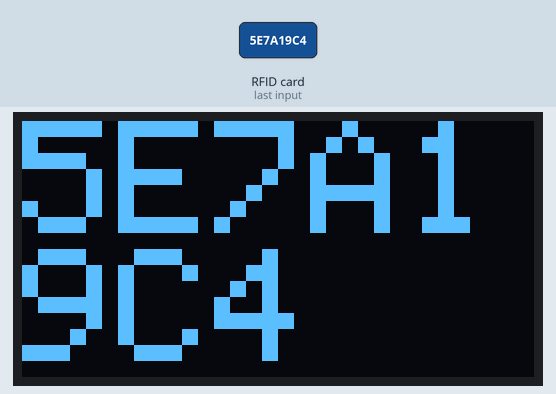
A sketch run on a simulated Arduino Mega 2560, built with avr-gcc and run on an emulated ATmega2560. Shown: 128×64 one-colour display. The inputs (shaded band) are chosen by the test bench. The local clock reads 2024-03-15 10:24:30 at power-on unless the sketch sets it; storage starts empty; what the sketch prints to the serial monitor is not drawn.

1.4 s: RFID card 5E 7A 19 C4 held to the reader
Above: at 2.6 s.
Timing chart, 0 to 4.4 s (numbered marks = the images above; inputs shaded):
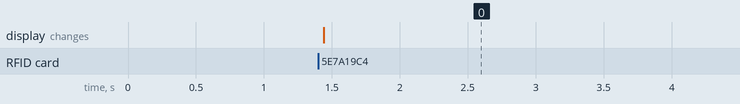

The sketch:

CMA_cardInit_IndexingCards.ino
```cpp
#include <SPI.h>
#include <MFRC522.h>
#include <SD.h>
#include <Wire.h>
#include <Adafruit_GFX.h>
#include <Adafruit_SSD1306.h>
#include "RTClib.h"
#include <EDB.h>


#define RST_PIN_rc522         48           // Configurable, see typical pin layout
#define SS_PIN_rc522          53         // Configurable, see typical pin layout

MFRC522 mfrc522(SS_PIN_rc522, RST_PIN_rc522);   // Create MFRC522 instance.
MFRC522::MIFARE_Key key;
byte readCard[4];
int readSuccessful;

/*
 *Display Segment
 */
#define OLED_ADDR 0x3C
#define SCREEN_WIDTH 128 // OLED display width, in pixels
#define SCREEN_HEIGHT 64 // OLED display height, in pixels
#define OLED_RESET    -1 // Reset pin # (or -1 if sharing Arduino reset pin)
Adafruit_SSD1306 display(SCREEN_WIDTH, SCREEN_HEIGHT, &Wire, OLED_RESET);


/*
 * RTC Segment
 */
#define RTC_ADDR 0x68
DateTime now;
RTC_DS3231 rtc;


/*
 * SD Card Segment
 */
#define RST_PIN_SD            1
#define SS_PIN_SD             41
char* card_ids = "/cards.txt"; //Read only for this program
char* user_names = "/users.txt";
char* logs = "/usage_logs.csv";
File myFile;
File xFile;
String buffert;
String uid_str;

/*
 * Arduino Database
 */
/*
#define TABLE_SIZE 8192
#define RECORDS_TO_CREATE 55
char* db_name = "/db/db_cards.db";
File dbFile;
*/


void setup() {
    //Serial communications with PC
    Serial.begin(9600); // Initialize serial communications with the PC
    while (!Serial);    // Do nothing if no serial port is opened (added for Arduinos based on ATMEGA32U4)

    SPI.begin();        // Init SPI bus

    //MFRC522 Card Initialization
    mfrc522.PCD_Init(); // Init MFRC522 card

    // Prepare the key (used both as key A and as key B)
    // using FFFFFFFFFFFFh which is the default at chip delivery from the factory
    for (byte i = 0; i < 6; i++) {
        key.keyByte[i] = 0xFF;
    }

    //SD Card Initialization
    if (!SD.begin(SS_PIN_SD)) {
    Serial.println("initialization failed!");
        while (1);
    }
    Serial.println("initialization DONE");

    //OLED Display Initialization
    // SSD1306_SWITCHCAPVCC = generate display voltage from 3.3V internally
    if(!display.begin(SSD1306_SWITCHCAPVCC, OLED_ADDR)) {
        Serial.println(F("SSD1306 allocation failed"));
        for(;;); // Don't proceed, loop forever
    }
    display.clearDisplay();

    //RTC Initialize
    if (! rtc.begin()){
      Serial.println("Couldn't find RTC Module");
      while (1);
  }
}

//Function Declarations
unsigned long getID();  //Get ID of RFID card
String get_datestring(); //Get the date as a string
String get_timestring(); //Get the time as a string
String get_dayofweekstr();  //Get the day of the week as a string
int search_id(unsigned long uidd);


void loop() {


  if(mfrc522.PICC_IsNewCardPresent()) {
  unsigned long uid = getID();
  if(uid != -1){

    Serial.print("Card detected, UID: ");
    Serial.println(uid,HEX);
    Serial.println(get_datestring());
    display.clearDisplay();
    display.setTextSize(4);             // Normal 1:1 pixel scale
    display.setTextColor(WHITE);        // Draw white text
    display.setCursor(0,0);
    display.println(uid,HEX);
    display.display();
    unsigned long start,stopp;
    Serial.println("Into search fn");
    start = millis();
    int a = search_id(uid);
    stopp = millis();
    Serial.print("Time taken:");
    Serial.println((stopp-start));
    Serial.print("Index:");
    Serial.println(a);
    Serial.println("Out of search fn");

    }
  }

}


unsigned long getID(){
  if ( ! mfrc522.PICC_ReadCardSerial()) {
    return -1;
  }
  unsigned long hex_num=0;
  hex_num += (unsigned long)mfrc522.uid.uidByte[0] << 24;
  hex_num += (unsigned long)mfrc522.uid.uidByte[1] << 16;
  hex_num += (unsigned long)mfrc522.uid.uidByte[2] <<  8;
  hex_num += (unsigned long)mfrc522.uid.uidByte[3];
  mfrc522.PICC_HaltA(); // Stop reading
  return hex_num;
}

int search_id(unsigned long uidd){
  xFile = SD.open(card_ids);
  int index=0;
  if (xFile) {
    //Linear read from file, top to bottom
    //Serial.print("xFiles:");

    int x=0;
    while (xFile.available()) {


      buffert = xFile.readStringUntil('\n'); //A Line of file

      uid_str = String(uidd,HEX);
      uid_str.toUpperCase();
      buffert.toUpperCase();

      //Serial.println(buffert);

      //a is input from file
      //b is input from card(active)
      char a[8];
      //char b[8];
      strcpy(a,buffert.c_str());
      //strcpy(b,uid_str.c_str());

      unsigned long A = (unsigned long) strtoul(a,NULL,16);

      /*
      Serial.print("buffert:");
      Serial.println(buffert);
      Serial.print("uidstr:");
      Serial.println(uid_str);
      Serial.print("A:");
      Serial.println(A,HEX);
      */

      if(A==uidd){
        //Serial.println("MATCHES");
        break;
      }
      index+=1;
      //Serial.print("--------------------------");
    }


    // close the file:
    xFile.close();

    //Return index of the match
    return index;
  }
}

String get_datestring(){
  DateTime now = rtc.now();
  String date = String(now.day())+'/'+String(now.month())+'/'+String(now.year());
  return date;
}
```

Measured:
- after the input at 1.4 s, the display: changes at once (image 0)
